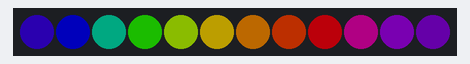
The program below on a simulated CircuitPython board. Parts: 12 RGB LEDs in strip order, left to right. Dim RGB values are drawn brighter than linear.

Above: at 0.45 s.
At 1.05 s:
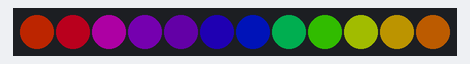
At 1.65 s:
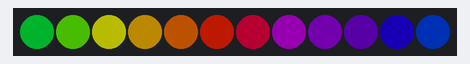
At 2.25 s:
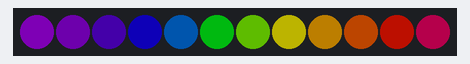
At 3.16 s:
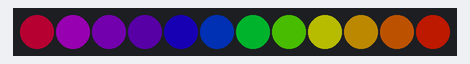

The program:

main.py
```python
import adafruit_fancyled.adafruit_fancyled as fancy

import board

import neopixel

strip = neopixel.NeoPixel(board.D1, 12, auto_write=False, brightness=.3)

levels = (0.07, 0.06, 0.09)

'''palette = [fancy.CRGB(255, 255, 255),  # White

           fancy.CRGB(255, 255, 0),    # Yellow

           fancy.CRGB(255, 0, 0),      # Red

           fancy.CRGB(244, 66, 176),

           #fancy.CRGB(0,0,0)]          # Black

           ]

'''

palette=[fancy.CRGB(148, 0, 211),

        fancy.CRGB(75, 0, 130),

        fancy.CRGB(0, 0, 255),

        fancy.CRGB(0, 255, 0),

        fancy.CRGB(255, 255, 0),

        fancy.CRGB(255, 127, 0),

        fancy.CRGB(255, 0 , 0),

        #fancy.CRGB(255, 255 , 255)

        ]


offset = 0  # Position offset into palette to make it "spin"

while True:

    for i in range(12):

        color = fancy.palette_lookup(palette, offset + i / 12)

        #color = fancy.gamma_adjust(color, brightness=levels)

        strip[i] = color.pack()

    strip.show()


    offset += .05  # Bigger number = faster spin
```

Measured:
- by itself, everything shown: repeats every 3.0 s, in 10 steps
